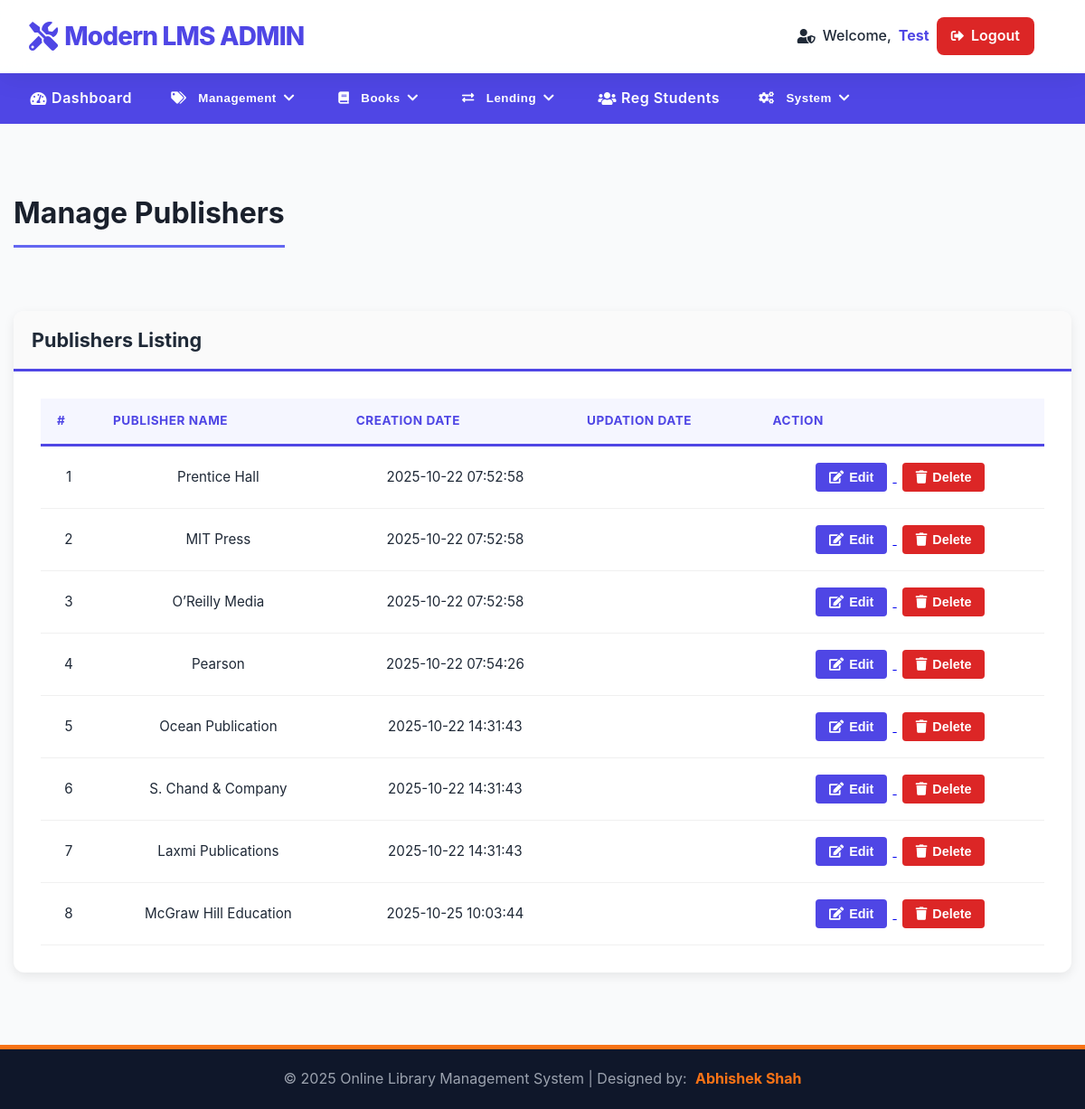
Page /library/admin/manage-publishers.php (signed in) on the committed database.
### tables this page shows
CREATE TABLE `tblpublishers` (
  `id` int(11) NOT NULL,
  `PublisherName` varchar(150) DEFAULT NULL,
  `creationDate` timestamp NULL DEFAULT current_timestamp(),
  `updationDate` timestamp NULL DEFAULT NULL ON UPDATE current_timestamp()
);

### library/admin/manage-publishers.php (the view, shortened to what this page needs)
<?php
include('includes/config.php');
if(strlen($_SESSION['alogin'])==0) {
    header('location:../../index.php');
    exit;
} else {
    $sql = "SELECT id, PublisherName, CreationDate, UpdationDate FROM tblpublishers";
    $query = $dbh -> prepare($sql);
    $query->execute();
    $results=$query->fetchAll(PDO::FETCH_OBJ);
?>
<!DOCTYPE html>
<html xmlns="http://www.w3.org/1999/xhtml">
<head>
    <link href="assets/css/font-awesome.css" rel="stylesheet" />
    <link href="assets/js/dataTables/dataTables.bootstrap.css" rel="stylesheet" />
    <link href="assets/css/style.css" rel="stylesheet" />
    <link rel="stylesheet" href="https://cdnjs.cloudflare.com/ajax/libs/font-awesome/5.15.4/css/all.min.css">
</head>
<body>
    <?php include('includes/header.php');?>
    <div class="content-wrapper">
        <div class="container">
            <div class="page-header-wrapper">
                <h4 class="header-line">Manage Publishers</h4>
            </div>
            <div class="table-container-wrapper">
                <div class="panel panel-default">
                    <div class="panel-heading">
                        Publishers Listing
                    </div>
                    <div class="panel-body">
                        <div class="table-responsive">
                            <table class="custom-table" id="publishersTable">
                                <thead>
                                    <tr>
                                        <th>#</th>
                                        <th>Publisher Name</th>
                                        <th>Creation Date</th>
                                        <th>Updation Date</th>
                                        <th>Action</th>
                                    </tr>
                                </thead>
                                <tbody>
<?php
$cnt=1;
if($query->rowCount() > 0)
{
foreach($results as $result)
{
?>
                                    <tr class="odd gradeX">
                                        <td class="center"><?php echo htmlentities($cnt);?></td>
                                        <td class="center"><?php echo htmlentities($result->PublisherName ?? '');?></td>
                                        <td class="center"><?php echo htmlentities($result->CreationDate ?? '');?></td>
                                        <td class="center"><?php echo htmlentities($result->UpdationDate ?? '');?></td>
                                        <td class="center">
                                            <a href="edit-publisher.php?id=<?php echo htmlentities($result->id);?>"><button class="custom-btn btn-primary-theme"><i class="fa fa-edit "></i> Edit</button>
                                            <a href="manage-publishers.php?del=<?php echo htmlentities($result->id);?>" onclick="return confirm('Are you sure you want to delete this Publisher?');" >
                                            <button class="custom-btn btn-danger-theme"><i class="fa fa-trash"></i> Delete</button>
                                            </a>
                                        </td>
                                    </tr>
<?php $cnt=$cnt+1;}} ?>
                                </tbody>
                            </table>
                        </div>
                    </div>
                </div>
            </div>
        </div>
    </div>
    <?php include('includes/footer.php');?>
</body>
</html>
<?php } ?>

### library/admin/assets/css/style.css (style rules this page uses)
body { font-family: "Inter", "Segoe UI", "Roboto", "sans-serif"; margin: 0; background: linear-gradient(180deg, #eef2ff 0%, #f9fafb 50%, #f9fafb 100%); color: var(--text-dark); display: flex; flex-direction: column; min-height: 100vh; overflow-x: hidden; line-height: 1.6; }
.content-wrapper { flex-grow: 1; padding: 2.5rem 0; background: var(--bg-light); padding-top: 30px; padding-bottom: 50px; }
:root { --primary-indigo: #4f46e5; --accent-orange: #f97316; --danger-red: #dc2626; --bg-light: #f9fafb; --text-dark: #1f2937; --text-gray: #6c757d; --border-radius: 8px; }
* { box-sizing: border-box; }
.container { max-width: 1300px; margin: 0 auto; padding: 0 15px; }
.panel-default { background: #ffffff; border: 1px solid #d3dce6; border-radius: 12px; box-shadow: 0 12px 25px rgba(0, 0, 0, 0.1); margin-bottom: 30px; }
.panel-heading { font-size: 1.35rem; font-weight: 700; color: var(--text-dark); border-bottom: 3px solid var(--primary-indigo); background: #fafafa; border-top-left-radius: 12px; border-top-right-radius: 12px; border-radius: 12px 12px 0 0; padding: 15px 20px; }
.panel-body { padding: 30px; }
.custom-table { width: 100%; border-collapse: collapse; margin-bottom: 0; color: var(--text-dark); }
.custom-table th, .custom-table td { padding: 14px 18px; vertical-align: middle; border-bottom: 1px solid #f0f0f0; text-align: left; font-size: 0.95rem; }
.custom-table thead th { font-size: 0.85rem; font-weight: 700; color: var(--primary-indigo); background-color: #f5f6ff; text-transform: uppercase; letter-spacing: 0.5px; border-bottom: 3px solid var(--primary-indigo); }
.custom-table tbody tr { transition: background-color 0.2s; }
.custom-table td.center { text-align: center; }
.custom-table td:last-child { text-align: center; }
.custom-btn { display: inline-flex; align-items: center; padding: 8px 15px; margin: 4px 6px; border: none; border-radius: 4px; font-size: 0.9rem; font-weight: 600; cursor: pointer; transition: background-color 0.2s, transform 0.1s; text-decoration: none; }
.custom-btn i { margin-right: 6px; font-size: 1em; }
.btn-primary-theme { background-color: var(--primary-indigo); color: white; }
.btn-danger-theme { background-color: var(--danger-red); color: white; }
.page-header-wrapper { padding-bottom: 20px; }
.header-line { font-size: 2rem; font-weight: 700; color: #1a202c; border-bottom: 3px solid #6366f1; padding-bottom: 10px; margin-bottom: 30px; display: inline-block; width: auto; }
.panel-default { border: none; box-shadow: 0 4px 12px rgba(0, 0, 0, 0.08); border-radius: 12px; background: #ffffff; }
.panel { border: none; border-radius: 12px; box-shadow: 0 4px 12px rgba(0, 0, 0, 0.08); }

### rows in the picture
tblpublishers: PublisherName "Prentice Hall", creationDate "2025-10-22 07:52:58"
tblpublishers: PublisherName "MIT Press", creationDate "2025-10-22 07:52:58"
tblpublishers: PublisherName "O’Reilly Media", creationDate "2025-10-22 07:52:58"
tblpublishers: PublisherName "Pearson", creationDate "2025-10-22 07:54:26"
tblpublishers: PublisherName "Ocean Publication", creationDate "2025-10-22 14:31:43"
tblpublishers: PublisherName "S. Chand & Company", creationDate "2025-10-22 14:31:43"
tblpublishers: PublisherName "Laxmi Publications", creationDate "2025-10-22 14:31:43"
tblpublishers: PublisherName "McGraw Hill Education", creationDate "2025-10-25 10:03:44"

### other values in the picture
$adminName "Test"
